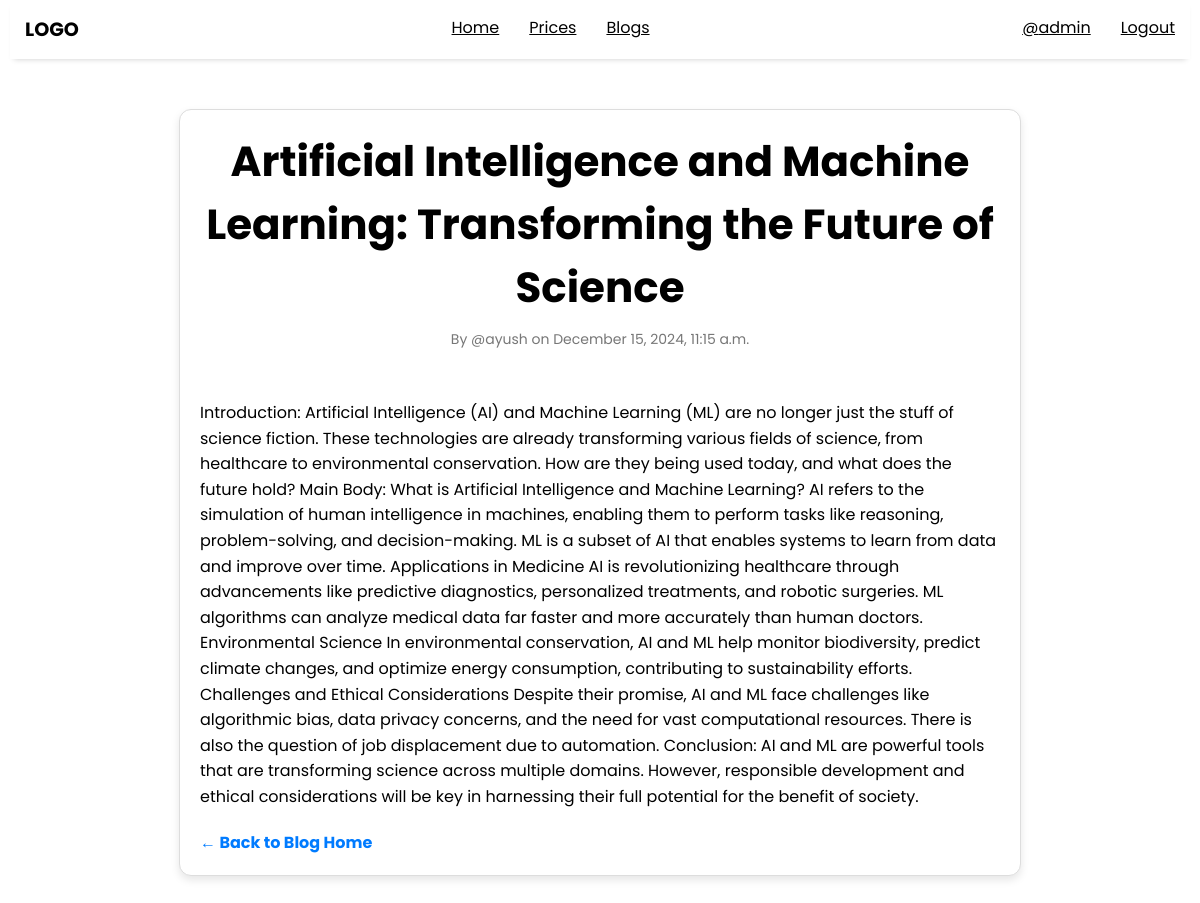
The page /blog-detail/4 (signed in) on the database its author committed.
### post/models.py (models this page shows, shortened)
class post(models.Model):
    user = models.ForeignKey(User, on_delete=models.CASCADE)
    title = models.CharField(max_length=100)
    content = models.TextField()
    created_at = models.DateTimeField(auto_now_add=True)
    updated_at = models.DateTimeField(auto_now=True)
    class Meta:
        ordering =  ['-created_at', '-updated_at']

### post/views.py (the view)
# urls.py: path('blog-detail/<int:pk>', views.blog_detail, name='blog-detail'),
@login_required(login_url='login-page')
def blog_detail(request, pk):
    posts = get_object_or_404(post, pk=pk)
    return render(request, 'blog_detail.html', {'posts': posts})

### templates/blog_detail.html (shortened to what this page needs)
{% extends "main.html" %}
{% block content %}
    <div class="post-container">
        <div class="post-title"><h2 style="text-align:center">{{ posts.title }}</h2></div>
        <div class="post-meta" style="text-align:center; margin-bottom:50px;">
            By @{{ posts.user.username }} on {{ posts.created_at|date:"F j, Y, g:i a" }}
        </div>
        <div class="post-content">
            <p>{{ posts.content }}</p>
        </div>
        <a href="{% url 'blogs' %}" class="back-link">&larr; Back to Blog Home</a>
    </div>
{% endblock %}

### templates/main.html (shortened to what this page needs)
<!DOCTYPE html>
<html lang="en">
<head>
    <link href="https://cdnjs.cloudflare.com/ajax/libs/font-awesome/6.0.0-beta3/css/all.min.css" rel="stylesheet">
</head>
<body>
    <div class="navbar">
        <div class="logo" style="font-size: 1.2rem; font-weight: bolder;">
            LOGO
        </div>
        <div class="nav-items">
            <a href="{% url 'home' %}" class="nav-link">Home</a>
            <a href="" class="nav-link">Prices</a>
            <a href="{% url 'blogs' %}" class="nav-link">Blogs</a>
        </div>
        <div class="side-items">
            {% if user.is_authenticated %}
                <a href="" class="nav-link">@{{request.user.username}}</a>
                <a href="{% url 'logout-page' %}" class="nav-link">Logout</a>
            {% else %}
                <a href="{% url 'login-page' %}" class="side-link">Login</a>
                <a href="{% url 'register' %}" class="side-link">Register</a>
            {% endif %}
        </div>
    </div>
    {% block content %}{% endblock %}
</body>
</html>

### rows shown on the page
post: title "Artificial Intelligence and Machine Learning: Transforming the Future of Science", user.username "ayush", created_at "December 15, 2024, 11:15 a.m.", content "Introduction: Artificial Intelligence (AI) and Machine Learning (ML) are no longer just the stuff of science fiction. These technologies are already transforming various fields of science, from healthcare to environmental conservation. How are they being used today, and what does the future hold? Main Body: What is Artificial Intelligence and Machine Learning? AI refers to the simulation of human intelligence in machines, enabling them to perform tasks like reasoning, problem-solving, and decision-making. ML is a subset of AI that enables systems to learn from data and improve over time. Applications in Medicine AI is revolutionizing healthcare through advancements like predictive…"

### other values the page prints
{{ request.user.username }} "admin"
